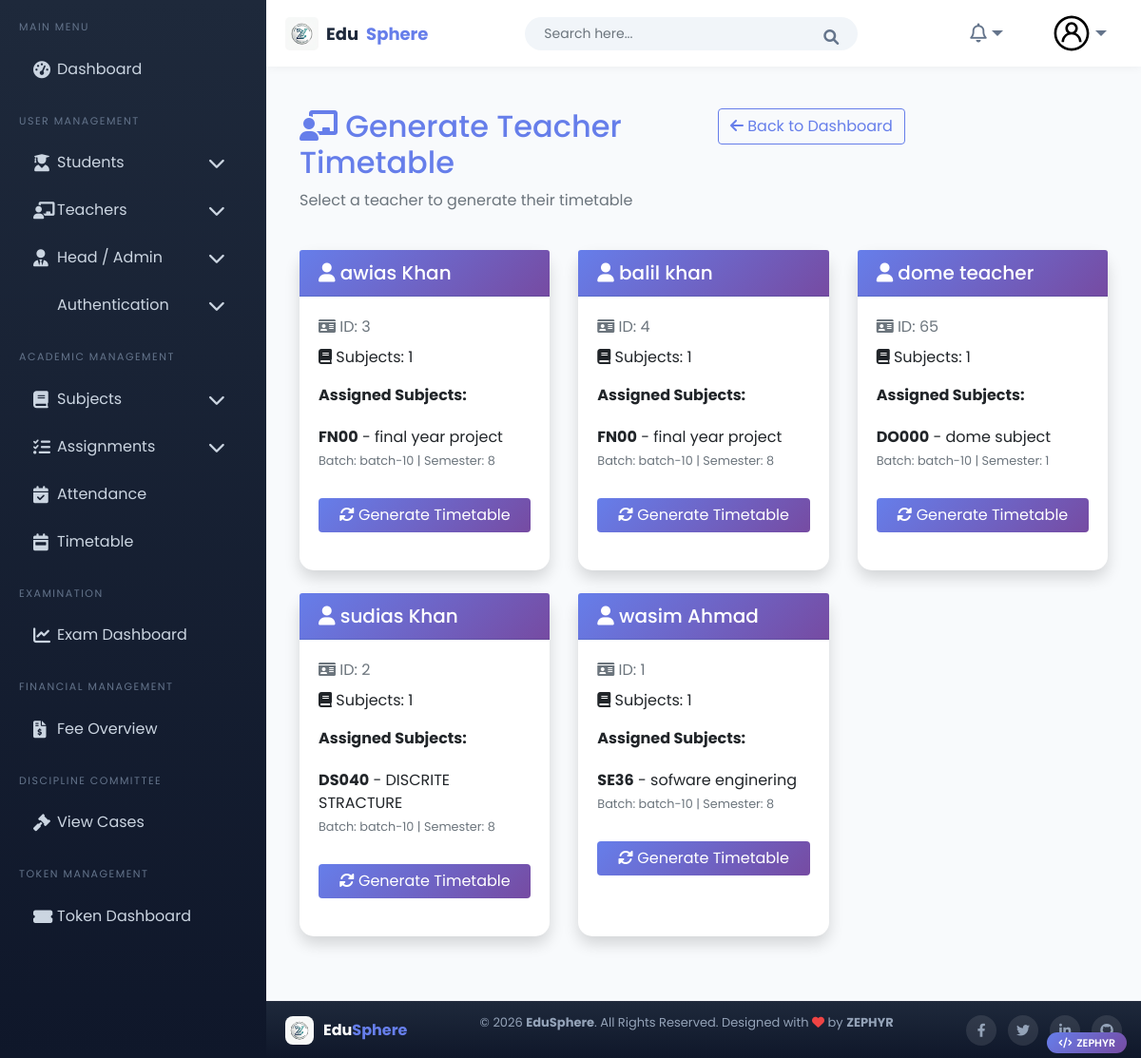
Page /timetables/generate/teacher/ (signed in) on the committed database.
### teachers/models.py (models this page shows, shortened)
class Teacher(models.Model):  #
    user = models.OneToOneField(CustomUser, on_delete=models.CASCADE, related_name="teacher", null=True, blank=True)
    first_name = models.CharField(max_length=100)
    last_name = models.CharField(max_length=100)
    father_name = models.CharField(max_length=100)
    teacher_id = models.CharField(max_length=20, unique=True)
    gender = models.CharField(max_length=10, choices=[('Male','Male'),('Female','Female'),('Others','Others')], blank=True, null=True)
    date_of_birth = models.DateField(null=True, blank=True)
    salary = models.DecimalField(max_digits=10, decimal_places=2,blank=True,null=True)
    religion = models.CharField(max_length=50, blank=True)
    joining_date = models.DateField(null=True, blank=True)
    mobile_number = models.CharField(max_length=15)
    email = models.EmailField(max_length=100)
    field = models.CharField(max_length=50, verbose_name="Specialization")
    experience = models.PositiveIntegerField(blank=True,null=True)
    teacher_image = models.ImageField(upload_to='teachers/', blank=True)
    slug = models.SlugField(max_length=255, unique=True, blank=True)
    is_active = models.BooleanField(default=True)
    role = models.CharField(max_length=50, blank=True, default="Teacher")
    class Meta:
        ordering = ['first_name', 'last_name']
        verbose_name = "Teacher"
        verbose_name_plural = "Teachers"

### subject/models.py (models this page shows, shortened)
class SubjectAssign(models.Model):
    teacher = models.ForeignKey(
        Teacher,
        on_delete=models.CASCADE,
        related_name="assigned_subjects",
        verbose_name="Teacher",
        help_text="Select the teacher for this subject"
    )
    subject = models.ForeignKey(
        Subject,
        on_delete=models.CASCADE,
        related_name="assigned_teachers",
        verbose_name="Subject",
        help_text="Select the subject to assign"
    )
    batch = models.ForeignKey(
        Batch,
        on_delete=models.CASCADE,
        related_name="subject_assignments",
        verbose_name="Batch",
        help_text="Select the batch for this assignment"
    )
    semester = models.ForeignKey(
        Semester,
        on_delete=models.CASCADE,
        related_name="subject_assignments",
        verbose_name="Semester",
        help_text="Select the semester for this assignment"
    )
    sections = models.ManyToManyField(
        Section,
        related_name="subject_assignments",
        verbose_name="Sections",
        help_text="Select multiple sections for this assignment"
    )
    assigned_date = models.DateField(
        auto_now_add=True,
        verbose_name="Assigned Date"
    )
    discipline = models.ForeignKey(
        Discipline,
        on_delete=models.CASCADE,
        verbose_name="Discipline"
    )
    is_active = models.BooleanField(
        default=True,
        verbose_name="Active SubjectAssign"
    )
    class Meta:
        verbose_name = "Subject Assignment"
        verbose_name_plural = "Subject Assignments"
        unique_together = ['teacher', 'subject', 'batch', 'semester']
        ordering = ['teacher', 'subject']

class Subject(models.Model):
    SUBJECT_TYPE_CHOICES = [
        ('core', 'Core'),
        ('elective', 'Elective'),
    ]
    name = models.CharField(
        max_length=100,
        verbose_name="Subject Name",
        help_text="Enter the full name of the subject"
    )
    code = models.CharField(
        max_length=20,
        unique=True,
        verbose_name="Subject Code",
        help_text="Short code for the subject (e.g., CS101)"
    )
    subject_type = models.CharField(
        max_length=10,
        choices=SUBJECT_TYPE_CHOICES,
        default='core',
        verbose_name="Subject Type"
    )
    prerequisites = models.ManyToManyField(
        'self',
        symmetrical=False,
        blank=True,
        verbose_name="Prerequisite Subjects",
        help_text="Select subjects that must be completed before taking this subject",
        related_name='is_prerequisite_for'
    )
    credit_hours = models.PositiveSmallIntegerField(
        default=3,
        validators=[
            MinValueValidator(1),
            MaxValueValidator(10)
        ],
        verbose_name="Credit Hours",
        help_text="Number of credit hours for this subject"
    )
    description = models.TextField(
        blank=True,
        null=True,
        verbose_name="Description",
        help_text="Optional description about the subject"
    )
    created_at = models.DateTimeField(auto_now_add=True)
    updated_at = models.DateTimeField(auto_now=True)
    is_active = models.BooleanField(default=True)
    class Meta:
        verbose_name = "Subject"
        verbose_name_plural = "Subjects"
        ordering = ['code']

### Academic/models.py (models this page shows, shortened)
class Batch(models.Model):
    name = models.CharField(max_length=10)
    start_session = models.CharField(max_length=10)
    end_session = models.CharField(max_length=10)
    discipline = models.ForeignKey(Discipline, on_delete=models.CASCADE)

class Semester(models.Model):
    number = models.IntegerField(
        validators=[MinValueValidator(1), MaxValueValidator(8)],
        unique=True
    )

### timetables/views.py (the view)
# urls.py: path('generate/teacher/', views.teacher_list_for_generate, name='generate_teacher_list'),
@login_required
@user_passes_test(is_admin)
def teacher_list_for_generate(request):
    teachers = Teacher.objects.filter(is_active=True)
    teachers_with_subjects = []
    for teacher in teachers:
        assigned_subjects = SubjectAssign.objects.filter(
            teacher=teacher,
            is_active=True
        ).select_related('subject', 'batch', 'semester').prefetch_related('sections')
        if assigned_subjects.exists():
            teachers_with_subjects.append({
                'teacher': teacher,
                'assigned_subjects': assigned_subjects,
                'subject_count': assigned_subjects.count()
            })
    context = {
        'teachers_with_subjects': teachers_with_subjects,
    }
    return render(request, 'timetables/teacher_list_for_generate.html', context)

### timetables/views.py (called while the page is built)
def is_admin(user):
    try:
        return user.is_superuser or (hasattr(user, 'role') and user.role == 'admin')
    except AttributeError:
        return user.is_superuser

### templates/timetables/teacher_list_for_generate.html (shortened to what this page needs)
{% extends 'Home/base.html' %}
{% load static %}
{% block body %}
<div class="container-fluid py-4">
    <div class="row mb-4">
        <div class="col">
            <h2 class="text-primary">
                <i class="fas fa-chalkboard-teacher"></i> Generate Teacher Timetable
            </h2>
            <p class="text-muted">Select a teacher to generate their timetable</p>
        </div>
        <div class="col text-end">
            <a href="{% url 'timetables:dashboard' %}" class="btn btn-outline-primary">
                <i class="fas fa-arrow-left"></i> Back to Dashboard
            </a>
        </div>
    </div>
    <div class="row">
        {% for teacher_data in teachers_with_subjects %}
        <div class="col-md-6 col-lg-4 mb-4">
            <div class="card shadow h-100">
                <div class="card-header bg-gradient-primary text-white">
                    <h5 class="mb-0">
                        <i class="fas fa-user"></i> {{ teacher_data.teacher.first_name }} {{ teacher_data.teacher.last_name }}
                    </h5>
                </div>
                <div class="card-body">
                    <p class="text-muted mb-2">
                        <i class="fas fa-id-card"></i> ID: {{ teacher_data.teacher.teacher_id }}
                    </p>
                    <p class="mb-3">
                        <i class="fas fa-book"></i> Subjects: {{ teacher_data.subject_count }}
                    </p>
                    <div class="mb-3">
                        <strong>Assigned Subjects:</strong>
                        <ul class="list-group list-group-flush mt-2">
                            {% for assignment in teacher_data.assigned_subjects|slice:":3" %}
                            <li class="list-group-item px-0">
                                <strong>{{ assignment.subject.code }}</strong> - {{ assignment.subject.name }}
                                <br>
                                <small class="text-muted">
                                    Batch: {{ assignment.batch.name }} |
                                    Semester: {{ assignment.semester.number }}
                                </small>
                            </li>
                            {% endfor %}
                        </ul>
                    </div>
                    <a href="{% url 'timetables:generate_teacher_timetable' teacher_data.teacher.id %}"
                       class="btn btn-primary w-100">
                        <i class="fas fa-sync-alt"></i> Generate Timetable
                    </a>
                </div>
            </div>
        </div>
        {% empty %}
        <div class="col-12">
            <div class="alert alert-info text-center">
                <i class="fas fa-info-circle"></i> No teachers with assigned subjects found.
            </div>
        </div>
        {% endfor %}
    </div>
</div>
{% endblock %}

### templates/Home/base.html (style rules this page uses)
:root { --primary-gradient: linear-gradient(135deg, #667eea 0%, #764ba2 100%); --primary: #667eea; --dark-bg: #0f172a; --sidebar-width: 280px; --header-height: 70px; --footer-height: 60px; }
* { margin: 0; padding: 0; box-sizing: border-box; }
body { font-family: 'Poppins', sans-serif; background: #f8fafc; overflow-x: hidden; min-height: 100vh; display: flex; flex-direction: column; }
.card { border: none; border-radius: 15px; box-shadow: 0 4px 15px rgba(0,0,0,0.05); margin-bottom: 20px; }

### templates/timetables/teacher_list_for_generate.html (style rules this page uses)
.btn-outline-primary { border-color: #667eea; color: #667eea; }
.btn-primary { background: linear-gradient(135deg, #667eea 0%, #764ba2 100%); border: none; }
.card-header.bg-gradient-primary { background: linear-gradient(135deg, #667eea 0%, #764ba2 100%); }
.text-primary { color: #667eea !important; }

### rows in the picture
Teacher: teacher.first_name "awias", teacher.last_name "Khan", teacher.teacher_id "3", subject_count "1"
SubjectAssign: subject.code "FN00", subject.name "final year project", batch.name "batch-10", semester.number "8"
Teacher: teacher.first_name "balil", teacher.last_name "khan", teacher.teacher_id "4", subject_count "1"
SubjectAssign: subject.code "FN00", subject.name "final year project", batch.name "batch-10", semester.number "8"
Teacher: teacher.first_name "dome", teacher.last_name "teacher", teacher.teacher_id "65", subject_count "1"
SubjectAssign: subject.code "DO000", subject.name "dome subject", batch.name "batch-10", semester.number "1"
Teacher: teacher.first_name "sudias", teacher.last_name "Khan", teacher.teacher_id "2", subject_count "1"
SubjectAssign: subject.code "DS040", subject.name "DISCRITE STRACTURE", batch.name "batch-10", semester.number "8"
Teacher: teacher.first_name "wasim", teacher.last_name "Ahmad", teacher.teacher_id "1", subject_count "1"
SubjectAssign: subject.code "SE36", subject.name "sofware enginering", batch.name "batch-10", semester.number "8"
